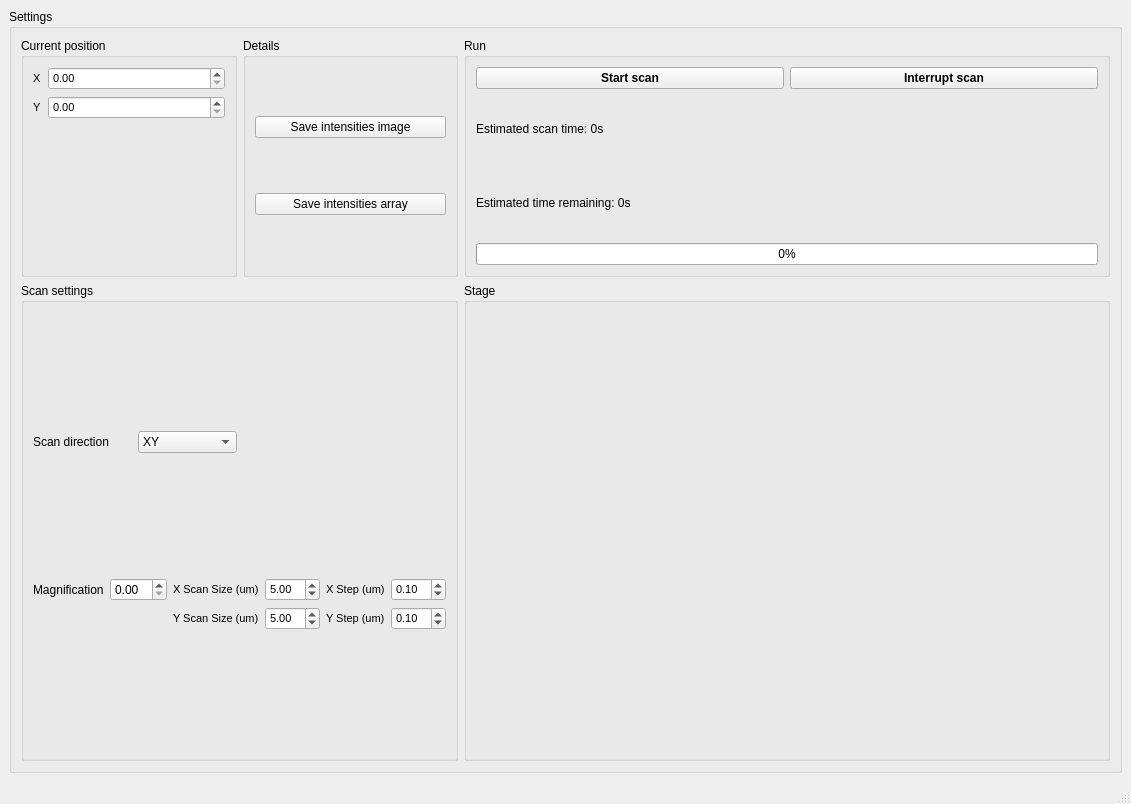
<?xml version="1.0" encoding="UTF-8"?>
<ui version="4.0">
 <class>MainWindow</class>
 <widget class="QMainWindow" name="MainWindow">
  <property name="geometry">
   <rect>
    <x>0</x>
    <y>0</y>
    <width>1131</width>
    <height>804</height>
   </rect>
  </property>
  <property name="sizePolicy">
   <sizepolicy hsizetype="MinimumExpanding" vsizetype="Ignored">
    <horstretch>0</horstretch>
    <verstretch>0</verstretch>
   </sizepolicy>
  </property>
  <property name="minimumSize">
   <size>
    <width>100</width>
    <height>100</height>
   </size>
  </property>
  <property name="windowTitle">
   <string>MainWindow</string>
  </property>
  <widget class="QWidget" name="centralwidget">
   <layout class="QVBoxLayout" name="verticalLayout_3">
    <item>
     <widget class="QGroupBox" name="groupBox">
      <property name="title">
       <string>Settings</string>
      </property>
      <property name="flat">
       <bool>true</bool>
      </property>
      <layout class="QGridLayout" name="gridLayout_2">
       <item row="0" column="1">
        <layout class="QGridLayout" name="gridLayout_9">
         <item row="2" column="1" rowspan="2" colspan="2">
          <widget class="QGroupBox" name="stage_groupBox">
           <property name="sizePolicy">
            <sizepolicy hsizetype="Expanding" vsizetype="Expanding">
             <horstretch>1</horstretch>
             <verstretch>0</verstretch>
            </sizepolicy>
           </property>
           <property name="title">
            <string>Stage</string>
           </property>
           <layout class="QGridLayout" name="gridLayout_8"/>
          </widget>
         </item>
         <item row="0" column="0">
          <layout class="QHBoxLayout" name="horizontalLayout_2">
           <item>
            <widget class="QGroupBox" name="groupBox_4">
             <property name="title">
              <string>Current position</string>
             </property>
             <layout class="QGridLayout" name="gridLayout_7">
              <item row="0" column="0">
               <layout class="QFormLayout" name="formLayout">
                <item row="0" column="0">
                 <widget class="QLabel" name="label">
                  <property name="font">
                   <font>
                    <pointsize>8</pointsize>
                   </font>
                  </property>
                  <property name="text">
                   <string>X</string>
                  </property>
                 </widget>
                </item>
                <item row="0" column="1">
                 <widget class="QDoubleSpinBox" name="x_pos_doubleSpinBox">
                  <property name="maximumSize">
                   <size>
                    <width>200</width>
                    <height>16777215</height>
                   </size>
                  </property>
                  <property name="font">
                   <font>
                    <pointsize>8</pointsize>
                   </font>
                  </property>
                 </widget>
                </item>
                <item row="1" column="0">
                 <widget class="QLabel" name="label_2">
                  <property name="font">
                   <font>
                    <pointsize>8</pointsize>
                   </font>
                  </property>
                  <property name="text">
                   <string>Y</string>
                  </property>
                 </widget>
                </item>
                <item row="1" column="1">
                 <widget class="QDoubleSpinBox" name="y_pos_doubleSpinBox">
                  <property name="maximumSize">
                   <size>
                    <width>200</width>
                    <height>16777215</height>
                   </size>
                  </property>
                  <property name="font">
                   <font>
                    <pointsize>8</pointsize>
                   </font>
                  </property>
                 </widget>
                </item>
               </layout>
              </item>
             </layout>
            </widget>
           </item>
           <item>
            <widget class="QGroupBox" name="details_groupBox">
             <property name="title">
              <string>Details</string>
             </property>
             <layout class="QVBoxLayout" name="verticalLayout">
              <item>
               <widget class="QPushButton" name="save_image_pushButton">
                <property name="text">
                 <string>Save intensities image</string>
                </property>
               </widget>
              </item>
              <item>
               <widget class="QPushButton" name="save_array_pushButton">
                <property name="text">
                 <string>Save intensities array</string>
                </property>
               </widget>
              </item>
             </layout>
            </widget>
           </item>
          </layout>
         </item>
         <item row="0" column="1" colspan="2">
          <widget class="QGroupBox" name="groupBox_3">
           <property name="title">
            <string>Run</string>
           </property>
           <layout class="QGridLayout" name="gridLayout_4">
            <item row="1" column="0">
             <widget class="QLabel" name="estimated_scan_time_label">
              <property name="text">
               <string>Estimated scan time: 0s</string>
              </property>
             </widget>
            </item>
            <item row="2" column="0" colspan="2">
             <widget class="QLabel" name="estimated_time_label">
              <property name="text">
               <string>Estimated time remaining: 0s</string>
              </property>
             </widget>
            </item>
            <item row="0" column="0">
             <widget class="QPushButton" name="start_scan_pushButton">
              <property name="font">
               <font>
                <weight>75</weight>
                <bold>true</bold>
               </font>
              </property>
              <property name="text">
               <string>Start scan</string>
              </property>
             </widget>
            </item>
            <item row="0" column="1">
             <widget class="QPushButton" name="interrupt_scan_pushButton">
              <property name="font">
               <font>
                <weight>75</weight>
                <bold>true</bold>
               </font>
              </property>
              <property name="text">
               <string>Interrupt scan</string>
              </property>
             </widget>
            </item>
            <item row="3" column="0" colspan="2">
             <widget class="QProgressBar" name="progressBar">
              <property name="layoutDirection">
               <enum>Qt::LeftToRight</enum>
              </property>
              <property name="value">
               <number>0</number>
              </property>
             </widget>
            </item>
           </layout>
          </widget>
         </item>
         <item row="2" column="0" rowspan="2">
          <widget class="QGroupBox" name="groupBox_6">
           <property name="sizePolicy">
            <sizepolicy hsizetype="Preferred" vsizetype="Preferred">
             <horstretch>0</horstretch>
             <verstretch>0</verstretch>
            </sizepolicy>
           </property>
           <property name="maximumSize">
            <size>
             <width>583</width>
             <height>16777215</height>
            </size>
           </property>
           <property name="title">
            <string>Scan settings</string>
           </property>
           <layout class="QGridLayout" name="gridLayout_6">
            <item row="1" column="0" colspan="2">
             <layout class="QGridLayout" name="gridLayout_3">
              <item row="1" column="4" alignment="Qt::AlignRight">
               <widget class="QLabel" name="label_7">
                <property name="font">
                 <font>
                  <pointsize>8</pointsize>
                 </font>
                </property>
                <property name="text">
                 <string>Y Step (um)</string>
                </property>
               </widget>
              </item>
              <item row="1" column="3">
               <widget class="QDoubleSpinBox" name="y_size_doubleSpinBox">
                <property name="font">
                 <font>
                  <pointsize>8</pointsize>
                 </font>
                </property>
                <property name="value">
                 <double>5.000000000000000</double>
                </property>
               </widget>
              </item>
              <item row="0" column="4" alignment="Qt::AlignRight">
               <widget class="QLabel" name="label_6">
                <property name="font">
                 <font>
                  <pointsize>8</pointsize>
                 </font>
                </property>
                <property name="text">
                 <string>X Step (um)</string>
                </property>
               </widget>
              </item>
              <item row="0" column="3">
               <widget class="QDoubleSpinBox" name="x_size_doubleSpinBox">
                <property name="font">
                 <font>
                  <pointsize>8</pointsize>
                 </font>
                </property>
                <property name="value">
                 <double>5.000000000000000</double>
                </property>
               </widget>
              </item>
              <item row="1" column="2" alignment="Qt::AlignRight">
               <widget class="QLabel" name="label_4">
                <property name="font">
                 <font>
                  <pointsize>8</pointsize>
                 </font>
                </property>
                <property name="text">
                 <string>Y Scan Size (um)</string>
                </property>
               </widget>
              </item>
              <item row="0" column="5">
               <widget class="QDoubleSpinBox" name="x_step_doubleSpinBox">
                <property name="font">
                 <font>
                  <pointsize>8</pointsize>
                 </font>
                </property>
                <property name="singleStep">
                 <double>1.000000000000000</double>
                </property>
                <property name="value">
                 <double>0.100000000000000</double>
                </property>
               </widget>
              </item>
              <item row="0" column="2" alignment="Qt::AlignRight">
               <widget class="QLabel" name="label_5">
                <property name="font">
                 <font>
                  <pointsize>8</pointsize>
                 </font>
                </property>
                <property name="text">
                 <string>X Scan Size (um)</string>
                </property>
               </widget>
              </item>
              <item row="1" column="5">
               <widget class="QDoubleSpinBox" name="y_step_doubleSpinBox">
                <property name="font">
                 <font>
                  <pointsize>8</pointsize>
                 </font>
                </property>
                <property name="value">
                 <double>0.100000000000000</double>
                </property>
               </widget>
              </item>
              <item row="0" column="1">
               <widget class="QDoubleSpinBox" name="magnification_spinBox"/>
              </item>
              <item row="0" column="0">
               <widget class="QLabel" name="label_8">
                <property name="text">
                 <string>Magnification</string>
                </property>
               </widget>
              </item>
             </layout>
            </item>
            <item row="0" column="0">
             <layout class="QHBoxLayout" name="horizontalLayout">
              <item>
               <widget class="QLabel" name="label_3">
                <property name="text">
                 <string>Scan direction</string>
                </property>
               </widget>
              </item>
              <item>
               <widget class="QComboBox" name="scan_comboBox">
                <item>
                 <property name="text">
                  <string>XY</string>
                 </property>
                </item>
                <item>
                 <property name="text">
                  <string>YX</string>
                 </property>
                </item>
               </widget>
              </item>
             </layout>
            </item>
           </layout>
          </widget>
         </item>
        </layout>
       </item>
      </layout>
     </widget>
    </item>
   </layout>
  </widget>
  <widget class="QMenuBar" name="menubar">
   <property name="geometry">
    <rect>
     <x>0</x>
     <y>0</y>
     <width>1131</width>
     <height>31</height>
    </rect>
   </property>
  </widget>
  <widget class="QStatusBar" name="statusbar"/>
 </widget>
 <tabstops>
  <tabstop>x_size_doubleSpinBox</tabstop>
  <tabstop>y_size_doubleSpinBox</tabstop>
  <tabstop>x_step_doubleSpinBox</tabstop>
  <tabstop>y_step_doubleSpinBox</tabstop>
 </tabstops>
 <resources/>
 <connections/>
</ui>
